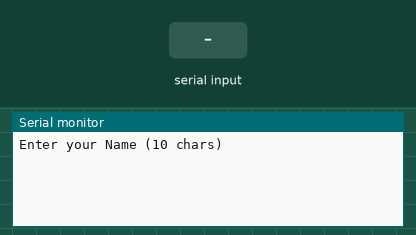
Simulated run of this sketch. Board: Arduino Uno, built with avr-gcc and run on an emulated ATmega328P. Shown: the last lines printed to the serial monitor. The inputs (shaded band) are chosen by the test bench.

Above: at 1.0 s.
1.1 s: "1\n" received over Serial
At 3.2 s:
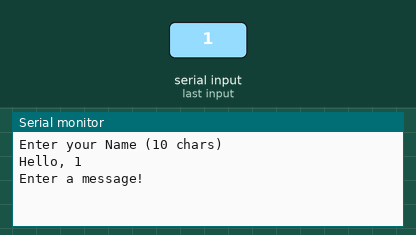
3.5 s: "1\n" received over the second serial link
At 4.3 s:
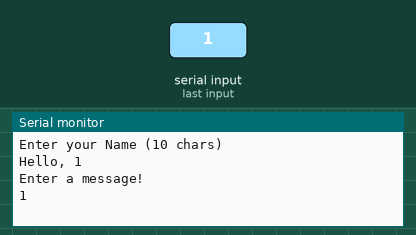
5.0 s: "0\n" received over Serial
At 6.7 s:
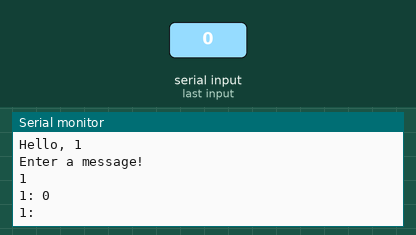
7.0 s: "0\n" received over the second serial link
At 8.2 s:
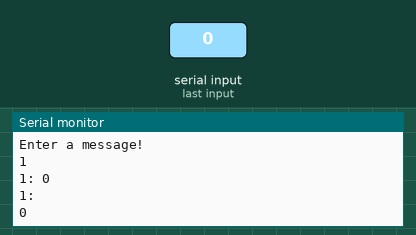

Measured:
- after the input at 1.1 s, the serial monitor: prints a new line after 0.90 s (image 1)
- after the input at 3.5 s, the serial monitor: prints a new line at once (image 2)
- after the input at 5.0 s, the serial monitor: prints a new line at once (image 3)
- after the input at 7.0 s, the serial monitor: prints a new line after 0.13 s (image 4)

The sketch:

UARTchatbot.ino
```cpp
#include <SoftwareSerial.h>
SoftwareSerial messenger(2, 3);
char username[11];
void setup()
{
  Serial.begin(9600);
  Serial.println("Enter your Name (10 chars)");
  int idx = 0;
  while(!Serial.available()) {
    delay(1000);
  }
  while (Serial.available() > 0) {
    username[idx] = Serial.read();
    username[idx+1] = '\0';
    idx++;
  }
  if (username[idx-1] == '\n') {username[idx-1] = '\0';}
  //while (Serial.available()) {Serial.read();}; // flush remaining input

  Serial.print("Hello, ");Serial.println(username);
  Serial.println("Enter a message!");

  messenger.begin(9600);
}

char send_message[50];
void loop()
{
  //get message from user
  int idx = 0;
  int sending = 0;
  while (Serial.available() && idx < 50) {
    sending = 1;
    send_message[idx++] = Serial.read();
    send_message[idx] = '\0';
  }
  while (idx < 50) {
    send_message[idx++] = '\0';
  }
  if (sending) {
    //send_message[idx + 1] = '\0';
    Serial.print(username);
    Serial.print(": ");
    Serial.println(send_message);
    messenger.write(username, 11);
    messenger.write(": ");
    messenger.write(send_message, idx);
  }
  int rcv = 0;
  while (messenger.available()) {
    rcv = 1;
    char t = messenger.read();
    if (t != '\0') {
      Serial.print(t);
    }
  }

  delay(500);
}
```
